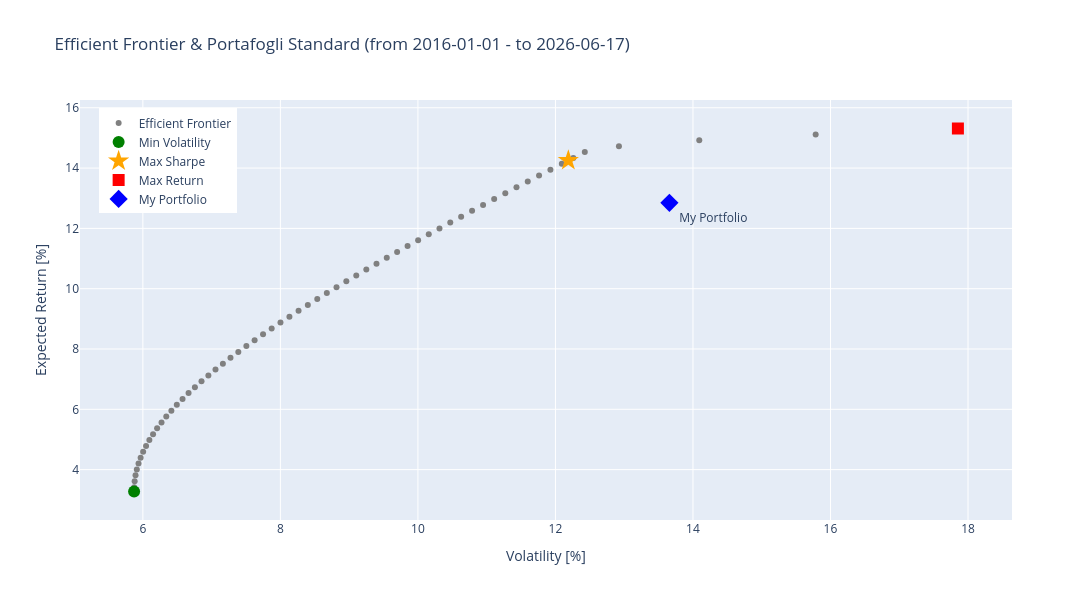

The cell this chart's notebook holds for it:
### Markdown cell above
## §3 — Posizionamento rispetto alla frontiera efficiente (diagnostico)

Mostra dove si colloca il PTF proposto rispetto allo spazio
rischio/rendimento stimato storicamente. Non è un suggerimento di
allocazione: i punti della frontiera (Min Vol, Max Sharpe, Max Return)
sono ottimizzati in-sample e quindi inevitabilmente overfit — si veda
la nota in §5.

**Legenda colonne:**
- `Return` / `Volatility` / `Sharpe` — valori teorici stimati da
  media storica e covarianza (PyPortfolioOpt, in-sample)
- `Real Return` / `Real Volatility` / `Real Sharpe` — valori
  effettivi misurati sul backtest reale nel periodo selezionato

### Code cell
my_tickers = list(my_portfolio.keys())
my_weights = list(my_portfolio.values())

fig_frontier, df_special = efficient_frontier_pypfopt(
    tickers=my_tickers,
    years=years,
    my_weights=my_weights,
    n_points=80,
    weight_bounds=(0, 1),
    show_plot=True,
    interactive=True,
    print_weights=True,
)
# fig_frontier.show()

# Pesi ottimali Max Sharpe
_metric_cols = {'Return', 'Volatility', 'Sharpe',
                'Real Return', 'Real Volatility', 'Real Sharpe'}
_weight_cols = [c for c in df_special.columns if c not in _metric_cols]
optimal_weights = df_special.loc['Max Sharpe', _weight_cols].to_dict()

print("\nPosizionamento PTF proposto vs frontiera (diagnostico):")
print(f"  My Portfolio  — Sharpe: {df_special.loc['My Portfolio','Sharpe']:.2f}"
      f"  Return: {df_special.loc['My Portfolio','Return']:.2f}%"
      f"  Vol: {df_special.loc['My Portfolio','Volatility']:.2f}%")
print(f"  Max Sharpe pt — Sharpe: {df_special.loc['Max Sharpe','Sharpe']:.2f}"
      f"  Return: {df_special.loc['Max Sharpe','Return']:.2f}%"
      f"  Vol: {df_special.loc['Max Sharpe','Volatility']:.2f}%")
print("  ⚠️  Il punto Max Sharpe è in-sample — vedi §5 prima di interpretarlo")
# optimal_weights resta calcolato per riferimento (usato in §5 nota), non come allocazione consigliata

### Figure 1 — Plotly figure (JSON) as saved in the notebook; plotly's stock layout.template omitted (floating-point values rounded to 4 significant figures)
{"data": [{"hovertemplate": "<b>Vol:</b> 5.87%<br><b>Return:</b> 3.27%<br>IEF: 84.86%<br>SPY: 14.35%<extra></extra>", "marker": {"color": "gray", "size": 6}, "mode": "markers", "name": "Efficient Frontier", "showlegend": true, "type": "scatter", "x": [5.873], "y": [3.274]}, {"hovertemplate": "<b>Vol:</b> 5.87%<br><b>Return:</b> 3.27%<br>IEF: 84.86%<br>SPY: 14.35%<extra></extra>", "marker": {"color": "gray", "size": 6}, "mode": "markers", "name": "Efficient Frontier", "showlegend": false, "type": "scatter", "x": [5.873], "y": [3.274]}, {"hovertemplate": "<b>Vol:</b> 5.87%<br><b>Return:</b> 3.27%<br>IEF: 84.86%<br>SPY: 14.35%<extra></extra>", "marker": {"color": "gray", "size": 6}, "mode": "markers", "name": "Efficient Frontier", "showlegend": false, "type": "scatter", "x": [5.873], "y": [3.274]}, {"hovertemplate": "<b>Vol:</b> 5.87%<br><b>Return:</b> 3.27%<br>IEF: 84.86%<br>SPY: 14.35%<extra></extra>", "marker": {"color": "gray", "size": 6}, "mode": "markers", "name": "Efficient Frontier", "showlegend": false, "type": "scatter", "x": [5.873], "y": [3.274]}, {"hovertemplate": "<b>Vol:</b> 5.87%<br><b>Return:</b> 3.27%<br>IEF: 84.86%<br>SPY: 14.35%<extra></extra>", "marker": {"color": "gray", "size": 6}, "mode": "markers", "name": "Efficient Frontier", "showlegend": false, "type": "scatter", "x": [5.873], "y": [3.274]}, {"hovertemplate": "<b>Vol:</b> 5.87%<br><b>Return:</b> 3.27%<br>IEF: 84.86%<br>SPY: 14.35%<extra></extra>", "marker": {"color": "gray", "size": 6}, "mode": "markers", "name": "Efficient Frontier", "showlegend": false, "type": "scatter", "x": [5.873], "y": [3.274]}, {"hovertemplate": "<b>Vol:</b> 5.87%<br><b>Return:</b> 3.27%<br>IEF: 84.86%<br>SPY: 14.35%<extra></extra>", "marker": {"color": "gray", "size": 6}, "mode": "markers", "name": "Efficient Frontier", "showlegend": false, "type": "scatter", "x": [5.873], "y": [3.274]}, {"hovertemplate": "<b>Vol:</b> 5.87%<br><b>Return:</b> 3.27%<br>IEF: 84.86%<br>SPY: 14.35%<extra></extra>", "marker": {"color": "gray", "size": 6}, "mode": "markers", "name": "Efficient Frontier", "showlegend": false, "type": "scatter", "x": [5.873], "y": [3.274]}, {"hovertemplate": "<b>Vol:</b> 5.87%<br><b>Return:</b> 3.27%<br>IEF: 84.86%<br>SPY: 14.35%<extra></extra>", "marker": {"color": "gray", "size": 6}, "mode": "markers", "name": "Efficient Frontier", "showlegend": false, "type": "scatter", "x": [5.873], "y": [3.274]}, {"hovertemplate": "<b>Vol:</b> 5.87%<br><b>Return:</b> 3.27%<br>IEF: 84.86%<br>SPY: 14.35%<extra></extra>", "marker": {"color": "gray", "size": 6}, "mode": "markers", "name": "Efficient Frontier", "showlegend": false, "type": "scatter", "x": [5.873], "y": [3.274]}, {"hovertemplate": "<b>Vol:</b> 5.87%<br><b>Return:</b> 3.27%<br>IEF: 84.86%<br>SPY: 14.35%<extra></extra>", "marker": {"color": "gray", "size": 6}, "mode": "markers", "name": "Efficient Frontier", "showlegend": false, "type": "scatter", "x": [5.873], "y": [3.274]}, {"hovertemplate": "<b>Vol:</b> 5.87%<br><b>Return:</b> 3.27%<br>IEF: 84.86%<br>SPY: 14.35%<extra></extra>", "marker": {"color": "gray", "size": 6}, "mode": "markers", "name": "Efficient Frontier", "showlegend": false, "type": "scatter", "x": [5.873], "y": [3.274]}, {"hovertemplate": "<b>Vol:</b> 5.87%<br><b>Return:</b> 3.27%<br>IEF: 84.86%<br>SPY: 14.35%<extra></extra>", "marker": {"color": "gray", "size": 6}, "mode": "markers", "name": "Efficient Frontier", "showlegend": false, "type": "scatter", "x": [5.873], "y": [3.274]}, {"hovertemplate": "<b>Vol:</b> 5.87%<br><b>Return:</b> 3.27%<br>IEF: 84.86%<br>SPY: 14.35%<extra></extra>", "marker": {"color": "gray", "size": 6}, "mode": "markers", "name": "Efficient Frontier", "showlegend": false, "type": "scatter", "x": [5.873], "y": [3.274]}, {"hovertemplate": "<b>Vol:</b> 5.87%<br><b>Return:</b> 3.27%<br>IEF: 84.86%<br>SPY: 14.35%<extra></extra>", "marker": {"color": "gray", "size": 6}, "mode": "markers", "name": "Efficient Frontier", "showlegend": false, "type": "scatter", "x": [5.873], "y": [3.274]}, {"hovertemplate": "<b>Vol:</b> 5.87%<br><b>Return:</b> 3.27%<br>IEF: 84.86%<br>SPY: 14.35%<extra></extra>", "marker": {"color": "gray", "size": 6}, "mode": "markers", "name": "Efficient Frontier", "showlegend": false, "type": "scatter", "x": [5.873], "y": [3.274]}, {"hovertemplate": "<b>Vol:</b> 5.87%<br><b>Return:</b> 3.27%<br>IEF: 84.86%<br>SPY: 14.35%<extra></extra>", "marker": {"color": "gray", "size": 6}, "mode": "markers", "name": "Efficient Frontier", "showlegend": false, "type": "scatter", "x": [5.873], "y": [3.274]}, {"hovertemplate": "<b>Vol:</b> 5.87%<br><b>Return:</b> 3.27%<br>IEF: 84.86%<br>SPY: 14.35%<extra></extra>", "marker": {"color": "gray", "size": 6}, "mode": "markers", "name": "Efficient Frontier", "showlegend": false, "type": "scatter", "x": [5.873], "y": [3.274]}, {"hovertemplate": "<b>Vol:</b> 5.87%<br><b>Return:</b> 3.42%<br>IEF: 83.90%<br>SPY: 15.04%<extra></extra>", "marker": {"color": "gray", "size": 6}, "mode": "markers", "name": "Efficient Frontier", "showlegend": false, "type": "scatter", "x": [5.874], "y": [3.419]}, {"hovertemplate": "<b>Vol:</b> 5.88%<br><b>Return:</b> 3.61%<br>GLD: 1.73%<br>IEF: 82.51%<br>SPY: 15.75%<extra></extra>", "marker": {"color": "gray", "size": 6}, "mode": "markers", "name": "Efficient Frontier", "showlegend": false, "type": "scatter", "x": [5.881], "y": [3.614]}, {"hovertemplate": "<b>Vol:</b> 5.89%<br><b>Return:</b> 3.81%<br>GLD: 2.64%<br>IEF: 81.04%<br>SPY: 16.32%<extra></extra>", "marker": {"color": "gray", "size": 6}, "mode": "markers", "name": "Efficient Frontier", "showlegend": false, "type": "scatter", "x": [5.893], "y": [3.809]}, {"hovertemplate": "<b>Vol:</b> 5.91%<br><b>Return:</b> 4.00%<br>GLD: 3.54%<br>IEF: 79.57%<br>SPY: 16.89%<extra></extra>", "marker": {"color": "gray", "size": 6}, "mode": "markers", "name": "Efficient Frontier", "showlegend": false, "type": "scatter", "x": [5.912], "y": [4.004]}, {"hovertemplate": "<b>Vol:</b> 5.94%<br><b>Return:</b> 4.20%<br>GLD: 4.44%<br>IEF: 78.10%<br>SPY: 17.46%<extra></extra>", "marker": {"color": "gray", "size": 6}, "mode": "markers", "name": "Efficient Frontier", "showlegend": false, "type": "scatter", "x": [5.937], "y": [4.199]}, {"hovertemplate": "<b>Vol:</b> 5.97%<br><b>Return:</b> 4.39%<br>GLD: 5.35%<br>IEF: 76.63%<br>SPY: 18.03%<extra></extra>", "marker": {"color": "gray", "size": 6}, "mode": "markers", "name": "Efficient Frontier", "showlegend": false, "type": "scatter", "x": [5.968], "y": [4.394]}, {"hovertemplate": "<b>Vol:</b> 6.00%<br><b>Return:</b> 4.59%<br>GLD: 6.25%<br>IEF: 75.15%<br>SPY: 18.59%<extra></extra>", "marker": {"color": "gray", "size": 6}, "mode": "markers", "name": "Efficient Frontier", "showlegend": false, "type": "scatter", "x": [6.004], "y": [4.589]}, {"hovertemplate": "<b>Vol:</b> 6.05%<br><b>Return:</b> 4.78%<br>GLD: 7.16%<br>IEF: 73.68%<br>SPY: 19.16%<extra></extra>", "marker": {"color": "gray", "size": 6}, "mode": "markers", "name": "Efficient Frontier", "showlegend": false, "type": "scatter", "x": [6.047], "y": [4.784]}, {"hovertemplate": "<b>Vol:</b> 6.09%<br><b>Return:</b> 4.98%<br>GLD: 8.06%<br>IEF: 72.21%<br>SPY: 19.73%<extra></extra>", "marker": {"color": "gray", "size": 6}, "mode": "markers", "name": "Efficient Frontier", "showlegend": false, "type": "scatter", "x": [6.095], "y": [4.979]}, {"hovertemplate": "<b>Vol:</b> 6.15%<br><b>Return:</b> 5.17%<br>GLD: 8.96%<br>IEF: 70.74%<br>SPY: 20.30%<extra></extra>", "marker": {"color": "gray", "size": 6}, "mode": "markers", "name": "Efficient Frontier", "showlegend": false, "type": "scatter", "x": [6.148], "y": [5.174]}, {"hovertemplate": "<b>Vol:</b> 6.21%<br><b>Return:</b> 5.37%<br>GLD: 9.87%<br>IEF: 69.27%<br>SPY: 20.87%<extra></extra>", "marker": {"color": "gray", "size": 6}, "mode": "markers", "name": "Efficient Frontier", "showlegend": false, "type": "scatter", "x": [6.207], "y": [5.369]}, {"hovertemplate": "<b>Vol:</b> 6.27%<br><b>Return:</b> 5.56%<br>GLD: 10.77%<br>IEF: 67.80%<br>SPY: 21.43%<extra></extra>", "marker": {"color": "gray", "size": 6}, "mode": "markers", "name": "Efficient Frontier", "showlegend": false, "type": "scatter", "x": [6.271], "y": [5.564]}, {"hovertemplate": "<b>Vol:</b> 6.34%<br><b>Return:</b> 5.76%<br>GLD: 11.68%<br>IEF: 66.32%<br>SPY: 22.00%<extra></extra>", "marker": {"color": "gray", "size": 6}, "mode": "markers", "name": "Efficient Frontier", "showlegend": false, "type": "scatter", "x": [6.341], "y": [5.759]}, {"hovertemplate": "<b>Vol:</b> 6.41%<br><b>Return:</b> 5.95%<br>GLD: 12.58%<br>IEF: 64.85%<br>SPY: 22.57%<extra></extra>", "marker": {"color": "gray", "size": 6}, "mode": "markers", "name": "Efficient Frontier", "showlegend": false, "type": "scatter", "x": [6.415], "y": [5.954]}, {"hovertemplate": "<b>Vol:</b> 6.49%<br><b>Return:</b> 6.15%<br>GLD: 13.48%<br>IEF: 63.38%<br>SPY: 23.14%<extra></extra>", "marker": {"color": "gray", "size": 6}, "mode": "markers", "name": "Efficient Frontier", "showlegend": false, "type": "scatter", "x": [6.494], "y": [6.148]}, {"hovertemplate": "<b>Vol:</b> 6.58%<br><b>Return:</b> 6.34%<br>GLD: 14.39%<br>IEF: 61.91%<br>SPY: 23.71%<extra></extra>", "marker": {"color": "gray", "size": 6}, "mode": "markers", "name": "Efficient Frontier", "showlegend": false, "type": "scatter", "x": [6.577], "y": [6.343]}, {"hovertemplate": "<b>Vol:</b> 6.66%<br><b>Return:</b> 6.54%<br>GLD: 15.29%<br>IEF: 60.44%<br>SPY: 24.27%<extra></extra>", "marker": {"color": "gray", "size": 6}, "mode": "markers", "name": "Efficient Frontier", "showlegend": false, "type": "scatter", "x": [6.665], "y": [6.538]}, {"hovertemplate": "<b>Vol:</b> 6.76%<br><b>Return:</b> 6.73%<br>GLD: 16.20%<br>IEF: 58.96%<br>SPY: 24.84%<extra></extra>", "marker": {"color": "gray", "size": 6}, "mode": "markers", "name": "Efficient Frontier", "showlegend": false, "type": "scatter", "x": [6.757], "y": [6.733]}, {"hovertemplate": "<b>Vol:</b> 6.85%<br><b>Return:</b> 6.93%<br>GLD: 17.10%<br>IEF: 57.49%<br>SPY: 25.41%<extra></extra>", "marker": {"color": "gray", "size": 6}, "mode": "markers", "name": "Efficient Frontier", "showlegend": false, "type": "scatter", "x": [6.853], "y": [6.928]}, {"hovertemplate": "<b>Vol:</b> 6.95%<br><b>Return:</b> 7.12%<br>GLD: 18.00%<br>IEF: 56.02%<br>SPY: 25.98%<extra></extra>", "marker": {"color": "gray", "size": 6}, "mode": "markers", "name": "Efficient Frontier", "showlegend": false, "type": "scatter", "x": [6.953], "y": [7.123]}, {"hovertemplate": "<b>Vol:</b> 7.06%<br><b>Return:</b> 7.32%<br>GLD: 18.91%<br>IEF: 54.55%<br>SPY: 26.54%<extra></extra>", "marker": {"color": "gray", "size": 6}, "mode": "markers", "name": "Efficient Frontier", "showlegend": false, "type": "scatter", "x": [7.056], "y": [7.318]}, {"hovertemplate": "<b>Vol:</b> 7.16%<br><b>Return:</b> 7.51%<br>GLD: 19.81%<br>IEF: 53.08%<br>SPY: 27.11%<extra></extra>", "marker": {"color": "gray", "size": 6}, "mode": "markers", "name": "Efficient Frontier", "showlegend": false, "type": "scatter", "x": [7.164], "y": [7.513]}, {"hovertemplate": "<b>Vol:</b> 7.27%<br><b>Return:</b> 7.71%<br>GLD: 20.72%<br>IEF: 51.60%<br>SPY: 27.68%<extra></extra>", "marker": {"color": "gray", "size": 6}, "mode": "markers", "name": "Efficient Frontier", "showlegend": false, "type": "scatter", "x": [7.274], "y": [7.708]}, {"hovertemplate": "<b>Vol:</b> 7.39%<br><b>Return:</b> 7.90%<br>GLD: 21.62%<br>IEF: 50.13%<br>SPY: 28.25%<extra></extra>", "marker": {"color": "gray", "size": 6}, "mode": "markers", "name": "Efficient Frontier", "showlegend": false, "type": "scatter", "x": [7.388], "y": [7.903]}, {"hovertemplate": "<b>Vol:</b> 7.51%<br><b>Return:</b> 8.10%<br>GLD: 22.53%<br>IEF: 48.66%<br>SPY: 28.82%<extra></extra>", "marker": {"color": "gray", "size": 6}, "mode": "markers", "name": "Efficient Frontier", "showlegend": false, "type": "scatter", "x": [7.505], "y": [8.098]}, {"hovertemplate": "<b>Vol:</b> 7.63%<br><b>Return:</b> 8.29%<br>GLD: 23.43%<br>IEF: 47.19%<br>SPY: 29.38%<extra></extra>", "marker": {"color": "gray", "size": 6}, "mode": "markers", "name": "Efficient Frontier", "showlegend": false, "type": "scatter", "x": [7.625], "y": [8.293]}, {"hovertemplate": "<b>Vol:</b> 7.75%<br><b>Return:</b> 8.49%<br>GLD: 24.33%<br>IEF: 45.72%<br>SPY: 29.95%<extra></extra>", "marker": {"color": "gray", "size": 6}, "mode": "markers", "name": "Efficient Frontier", "showlegend": false, "type": "scatter", "x": [7.748], "y": [8.488]}, {"hovertemplate": "<b>Vol:</b> 7.87%<br><b>Return:</b> 8.68%<br>GLD: 25.24%<br>IEF: 44.24%<br>SPY: 30.52%<extra></extra>", "marker": {"color": "gray", "size": 6}, "mode": "markers", "name": "Efficient Frontier", "showlegend": false, "type": "scatter", "x": [7.873], "y": [8.683]}, {"hovertemplate": "<b>Vol:</b> 8.00%<br><b>Return:</b> 8.88%<br>GLD: 26.14%<br>IEF: 42.77%<br>SPY: 31.09%<extra></extra>", "marker": {"color": "gray", "size": 6}, "mode": "markers", "name": "Efficient Frontier", "showlegend": false, "type": "scatter", "x": [8.001], "y": [8.878]}, {"hovertemplate": "<b>Vol:</b> 8.13%<br><b>Return:</b> 9.07%<br>GLD: 27.05%<br>IEF: 41.30%<br>SPY: 31.66%<extra></extra>", "marker": {"color": "gray", "size": 6}, "mode": "markers", "name": "Efficient Frontier", "showlegend": false, "type": "scatter", "x": [8.132], "y": [9.073]}, {"hovertemplate": "<b>Vol:</b> 8.26%<br><b>Return:</b> 9.27%<br>GLD: 27.95%<br>IEF: 39.83%<br>SPY: 32.22%<extra></extra>", "marker": {"color": "gray", "size": 6}, "mode": "markers", "name": "Efficient Frontier", "showlegend": false, "type": "scatter", "x": [8.264], "y": [9.268]}, {"hovertemplate": "<b>Vol:</b> 8.40%<br><b>Return:</b> 9.46%<br>GLD: 28.85%<br>IEF: 38.36%<br>SPY: 32.79%<extra></extra>", "marker": {"color": "gray", "size": 6}, "mode": "markers", "name": "Efficient Frontier", "showlegend": false, "type": "scatter", "x": [8.399], "y": [9.463]}, {"hovertemplate": "<b>Vol:</b> 8.54%<br><b>Return:</b> 9.66%<br>GLD: 29.76%<br>IEF: 36.88%<br>SPY: 33.36%<extra></extra>", "marker": {"color": "gray", "size": 6}, "mode": "markers", "name": "Efficient Frontier", "showlegend": false, "type": "scatter", "x": [8.536], "y": [9.658]}, {"hovertemplate": "<b>Vol:</b> 8.68%<br><b>Return:</b> 9.85%<br>GLD: 30.66%<br>IEF: 35.41%<br>SPY: 33.93%<extra></extra>", "marker": {"color": "gray", "size": 6}, "mode": "markers", "name": "Efficient Frontier", "showlegend": false, "type": "scatter", "x": [8.675], "y": [9.853]}, {"hovertemplate": "<b>Vol:</b> 8.82%<br><b>Return:</b> 10.05%<br>GLD: 31.56%<br>IEF: 33.94%<br>SPY: 34.49%<extra></extra>", "marker": {"color": "gray", "size": 6}, "mode": "markers", "name": "Efficient Frontier", "showlegend": false, "type": "scatter", "x": [8.816], "y": [10.05]}, {"hovertemplate": "<b>Vol:</b> 8.96%<br><b>Return:</b> 10.24%<br>GLD: 32.47%<br>IEF: 32.47%<br>SPY: 35.06%<extra></extra>", "marker": {"color": "gray", "size": 6}, "mode": "markers", "name": "Efficient Frontier", "showlegend": false, "type": "scatter", "x": [8.959], "y": [10.24]}, {"hovertemplate": "<b>Vol:</b> 9.10%<br><b>Return:</b> 10.44%<br>GLD: 33.37%<br>IEF: 31.00%<br>SPY: 35.63%<extra></extra>", "marker": {"color": "gray", "size": 6}, "mode": "markers", "name": "Efficient Frontier", "showlegend": false, "type": "scatter", "x": [9.104], "y": [10.44]}, {"hovertemplate": "<b>Vol:</b> 9.25%<br><b>Return:</b> 10.63%<br>GLD: 34.28%<br>IEF: 29.53%<br>SPY: 36.20%<extra></extra>", "marker": {"color": "gray", "size": 6}, "mode": "markers", "name": "Efficient Frontier", "showlegend": false, "type": "scatter", "x": [9.25], "y": [10.63]}, {"hovertemplate": "<b>Vol:</b> 9.40%<br><b>Return:</b> 10.83%<br>GLD: 35.18%<br>IEF: 28.05%<br>SPY: 36.77%<extra></extra>", "marker": {"color": "gray", "size": 6}, "mode": "markers", "name": "Efficient Frontier", "showlegend": false, "type": "scatter", "x": [9.398], "y": [10.83]}, {"hovertemplate": "<b>Vol:</b> 9.55%<br><b>Return:</b> 11.02%<br>GLD: 36.09%<br>IEF: 26.58%<br>SPY: 37.33%<extra></extra>", "marker": {"color": "gray", "size": 6}, "mode": "markers", "name": "Efficient Frontier", "showlegend": false, "type": "scatter", "x": [9.547], "y": [11.02]}, {"hovertemplate": "<b>Vol:</b> 9.70%<br><b>Return:</b> 11.22%<br>GLD: 36.99%<br>IEF: 25.11%<br>SPY: 37.90%<extra></extra>", "marker": {"color": "gray", "size": 6}, "mode": "markers", "name": "Efficient Frontier", "showlegend": false, "type": "scatter", "x": [9.698], "y": [11.22]}, {"hovertemplate": "<b>Vol:</b> 9.85%<br><b>Return:</b> 11.41%<br>GLD: 37.89%<br>IEF: 23.64%<br>SPY: 38.47%<extra></extra>", "marker": {"color": "gray", "size": 6}, "mode": "markers", "name": "Efficient Frontier", "showlegend": false, "type": "scatter", "x": [9.85], "y": [11.41]}, {"hovertemplate": "<b>Vol:</b> 10.00%<br><b>Return:</b> 11.61%<br>GLD: 38.80%<br>IEF: 22.17%<br>SPY: 39.04%<extra></extra>", "marker": {"color": "gray", "size": 6}, "mode": "markers", "name": "Efficient Frontier", "showlegend": false, "type": "scatter", "x": [10.0], "y": [11.61]}, {"hovertemplate": "<b>Vol:</b> 10.16%<br><b>Return:</b> 11.80%<br>GLD: 39.70%<br>IEF: 20.69%<br>SPY: 39.61%<extra></extra>", "marker": {"color": "gray", "size": 6}, "mode": "markers", "name": "Efficient Frontier", "showlegend": false, "type": "scatter", "x": [10.16], "y": [11.8]}, {"hovertemplate": "<b>Vol:</b> 10.31%<br><b>Return:</b> 12.00%<br>GLD: 40.61%<br>IEF: 19.22%<br>SPY: 40.17%<extra></extra>", "marker": {"color": "gray", "size": 6}, "mode": "markers", "name": "Efficient Frontier", "showlegend": false, "type": "scatter", "x": [10.31], "y": [12.0]}, {"hovertemplate": "<b>Vol:</b> 10.47%<br><b>Return:</b> 12.19%<br>GLD: 41.51%<br>IEF: 17.75%<br>SPY: 40.74%<extra></extra>", "marker": {"color": "gray", "size": 6}, "mode": "markers", "name": "Efficient Frontier", "showlegend": false, "type": "scatter", "x": [10.47], "y": [12.19]}, {"hovertemplate": "<b>Vol:</b> 10.63%<br><b>Return:</b> 12.39%<br>GLD: 42.41%<br>IEF: 16.28%<br>SPY: 41.31%<extra></extra>", "marker": {"color": "gray", "size": 6}, "mode": "markers", "name": "Efficient Frontier", "showlegend": false, "type": "scatter", "x": [10.63], "y": [12.39]}, {"hovertemplate": "<b>Vol:</b> 10.79%<br><b>Return:</b> 12.58%<br>GLD: 43.32%<br>IEF: 14.81%<br>SPY: 41.88%<extra></extra>", "marker": {"color": "gray", "size": 6}, "mode": "markers", "name": "Efficient Frontier", "showlegend": false, "type": "scatter", "x": [10.79], "y": [12.58]}, {"hovertemplate": "<b>Vol:</b> 10.95%<br><b>Return:</b> 12.78%<br>GLD: 44.22%<br>IEF: 13.33%<br>SPY: 42.45%<extra></extra>", "marker": {"color": "gray", "size": 6}, "mode": "markers", "name": "Efficient Frontier", "showlegend": false, "type": "scatter", "x": [10.95], "y": [12.78]}, {"hovertemplate": "<b>Vol:</b> 11.11%<br><b>Return:</b> 12.97%<br>GLD: 45.12%<br>IEF: 11.86%<br>SPY: 43.01%<extra></extra>", "marker": {"color": "gray", "size": 6}, "mode": "markers", "name": "Efficient Frontier", "showlegend": false, "type": "scatter", "x": [11.11], "y": [12.97]}, {"hovertemplate": "<b>Vol:</b> 11.27%<br><b>Return:</b> 13.17%<br>GLD: 46.03%<br>IEF: 10.39%<br>SPY: 43.58%<extra></extra>", "marker": {"color": "gray", "size": 6}, "mode": "markers", "name": "Efficient Frontier", "showlegend": false, "type": "scatter", "x": [11.27], "y": [13.17]}, {"hovertemplate": "<b>Vol:</b> 11.43%<br><b>Return:</b> 13.36%<br>GLD: 46.93%<br>IEF: 8.92%<br>SPY: 44.15%<extra></extra>", "marker": {"color": "gray", "size": 6}, "mode": "markers", "name": "Efficient Frontier", "showlegend": false, "type": "scatter", "x": [11.43], "y": [13.36]}, {"hovertemplate": "<b>Vol:</b> 11.60%<br><b>Return:</b> 13.56%<br>GLD: 47.84%<br>IEF: 7.45%<br>SPY: 44.72%<extra></extra>", "marker": {"color": "gray", "size": 6}, "mode": "markers", "name": "Efficient Frontier", "showlegend": false, "type": "scatter", "x": [11.6], "y": [13.56]}, {"hovertemplate": "<b>Vol:</b> 11.76%<br><b>Return:</b> 13.75%<br>GLD: 48.74%<br>IEF: 5.97%<br>SPY: 45.28%<extra></extra>", "marker": {"color": "gray", "size": 6}, "mode": "markers", "name": "Efficient Frontier", "showlegend": false, "type": "scatter", "x": [11.76], "y": [13.75]}, {"hovertemplate": "<b>Vol:</b> 11.93%<br><b>Return:</b> 13.95%<br>GLD: 49.65%<br>IEF: 4.50%<br>SPY: 45.85%<extra></extra>", "marker": {"color": "gray", "size": 6}, "mode": "markers", "name": "Efficient Frontier", "showlegend": false, "type": "scatter", "x": [11.93], "y": [13.95]}, {"hovertemplate": "<b>Vol:</b> 12.09%<br><b>Return:</b> 14.14%<br>GLD: 50.55%<br>IEF: 3.03%<br>SPY: 46.42%<extra></extra>", "marker": {"color": "gray", "size": 6}, "mode": "markers", "name": "Efficient Frontier", "showlegend": false, "type": "scatter", "x": [12.09], "y": [14.14]}, {"hovertemplate": "<b>Vol:</b> 12.26%<br><b>Return:</b> 14.34%<br>GLD: 51.45%<br>IEF: 1.56%<br>SPY: 46.99%<extra></extra>", "marker": {"color": "gray", "size": 6}, "mode": "markers", "name": "Efficient Frontier", "showlegend": false, "type": "scatter", "x": [12.26], "y": [14.34]}, {"hovertemplate": "<b>Vol:</b> 12.43%<br><b>Return:</b> 14.53%<br>GLD: 52.36%<br>SPY: 47.56%<extra></extra>", "marker": {"color": "gray", "size": 6}, "mode": "markers", "name": "Efficient Frontier", "showlegend": false, "type": "scatter", "x": [12.43], "y": [14.53]}, {"hovertemplate": "<b>Vol:</b> 12.92%<br><b>Return:</b> 14.73%<br>GLD: 39.90%<br>SPY: 60.10%<extra></extra>", "marker": {"color": "gray", "size": 6}, "mode": "markers", "name": "Efficient Frontier", "showlegend": false, "type": "scatter", "x": [12.92], "y": [14.73]}, {"hovertemplate": "<b>Vol:</b> 14.09%<br><b>Return:</b> 14.92%<br>GLD: 26.60%<br>SPY: 73.40%<extra></extra>", "marker": {"color": "gray", "size": 6}, "mode": "markers", "name": "Efficient Frontier", "showlegend": false, "type": "scatter", "x": [14.09], "y": [14.92]}, {"hovertemplate": "<b>Vol:</b> 15.78%<br><b>Return:</b> 15.12%<br>GLD: 13.30%<br>SPY: 86.70%<extra></extra>", "marker": {"color": "gray", "size": 6}, "mode": "markers", "name": "Efficient Frontier", "showlegend": false, "type": "scatter", "x": [15.78], "y": [15.12]}, {"marker": {"color": "green", "size": 12}, "mode": "markers", "name": "Min Volatility", "type": "scatter", "x": [5.873], "y": [3.274]}, {"marker": {"color": "orange", "size": 16, "symbol": "star"}, "mode": "markers", "name": "Max Sharpe", "type": "scatter", "x": [12.19], "y": [14.25]}, {"marker": {"color": "red", "size": 12, "symbol": "square"}, "mode": "markers", "name": "Max Return", "type": "scatter", "x": [17.85], "y": [15.31]}, {"marker": {"color": "blue", "size": 14, "symbol": "diamond"}, "mode": "markers+text", "name": "My Portfolio", "text": ["My Portfolio"], "textposition": "bottom right", "type": "scatter", "x": [13.66], "y": [12.85]}], "layout": {"height": 600, "legend": {"x": 0.02, "xanchor": "left", "y": 0.98, "yanchor": "top"}, "title": {"text": "Efficient Frontier & Portafogli Standard (from 2016-01-01 - to 2026-06-17)"}, "width": 1200, "xaxis": {"title": {"text": "Volatility [%]"}}, "yaxis": {"title": {"text": "Expected Return [%]"}}}}
